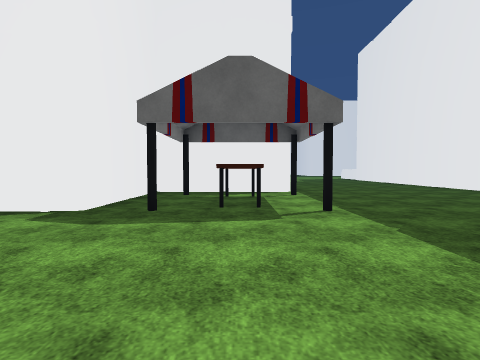
view 1 (above)

19 first-person views from a walk through a scene from a Unity 3-D project. The camera is 1.3 m above the floor, tilts 2° down and sees 80° across. The floor is counted in squares, 2 m on a side. Each view is taken from the middle of a square. On the plan, view 1 faces up. The plan holds only what a view shows up to about 9 squares ahead; the rest is blank. The place goes on beyond the plan. The terrain is drawn as flat ground. The player character is not drawn. Some animated figures are left out. Surface patterns are stand-ins for the level's own textures.

view 2
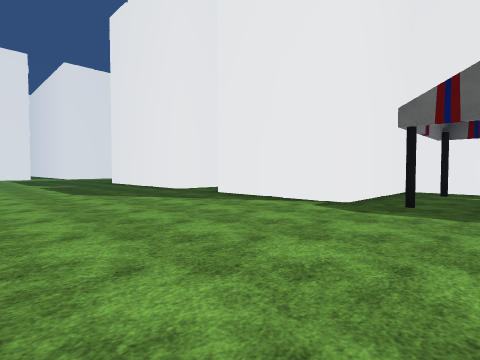

view 3
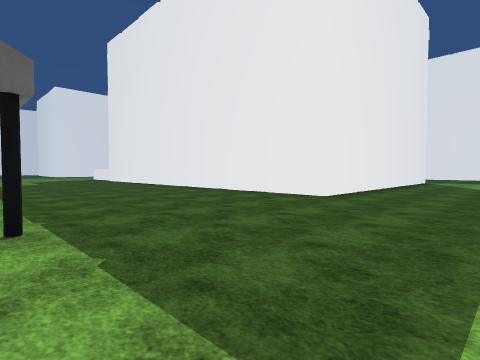

view 4
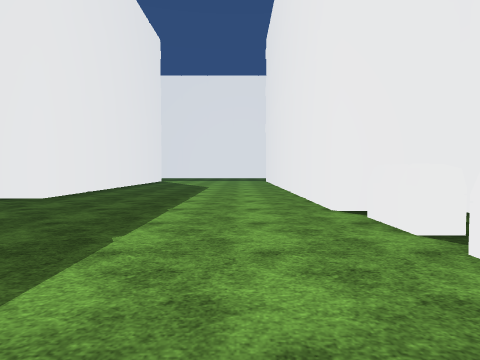

view 5
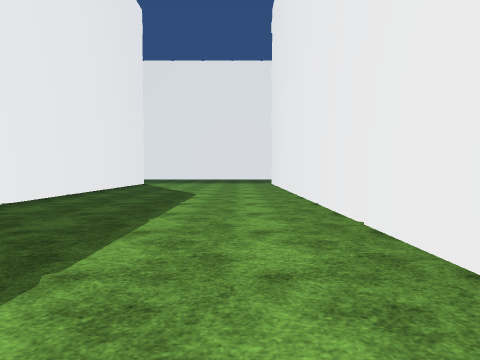

view 6
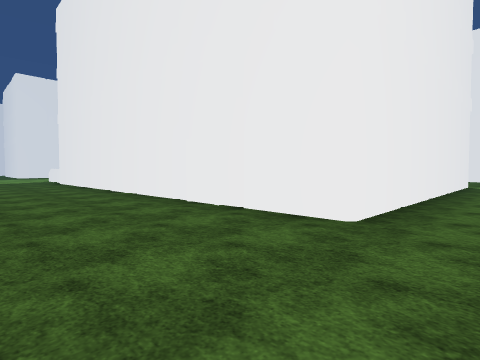

view 7
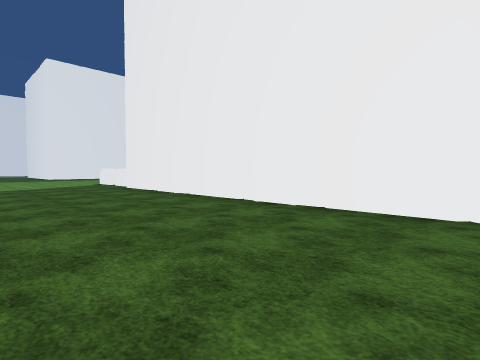

view 8
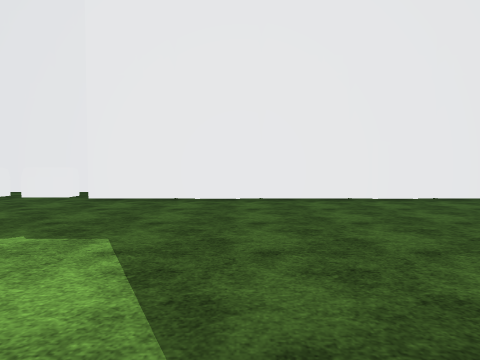

view 9
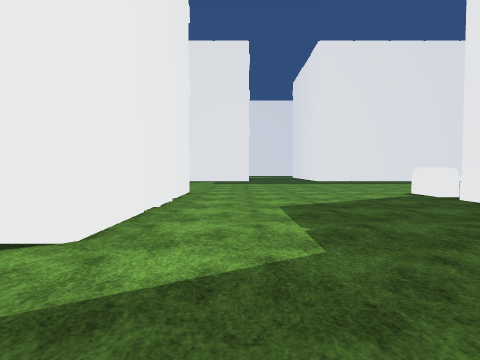

view 10
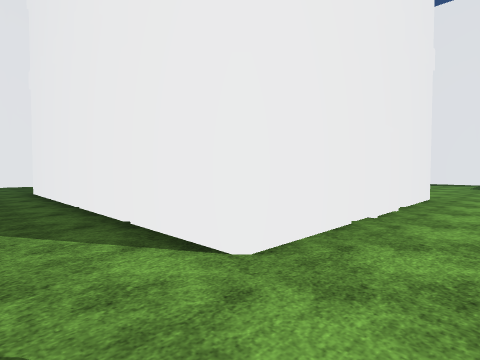

view 11
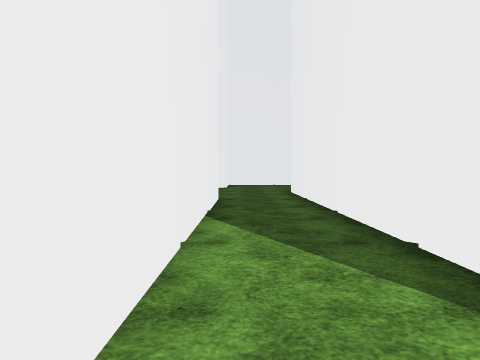

view 12
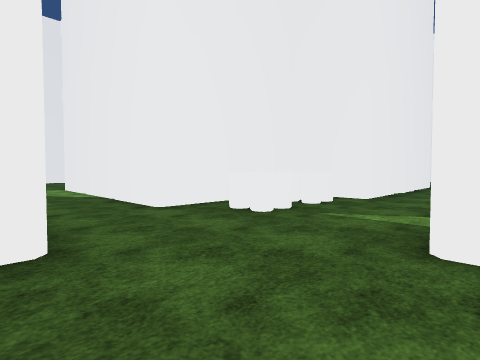

view 13
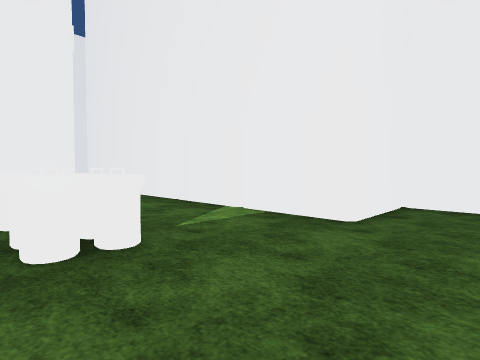

view 14
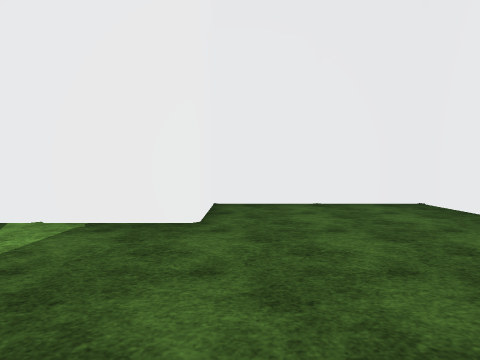

view 15
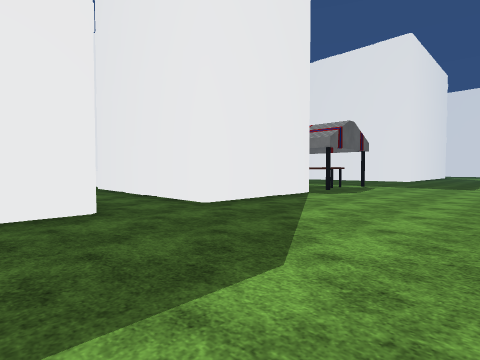

view 16
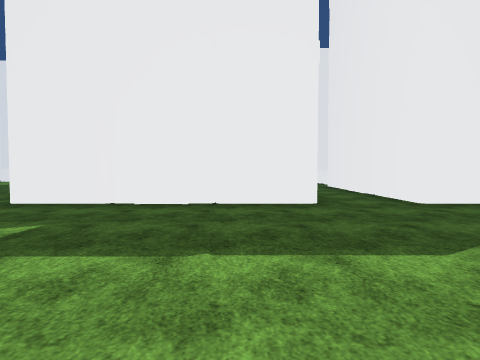

view 17
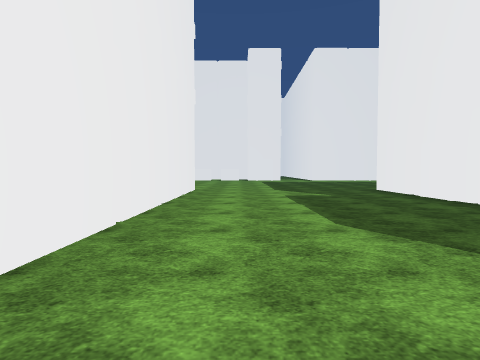

view 18
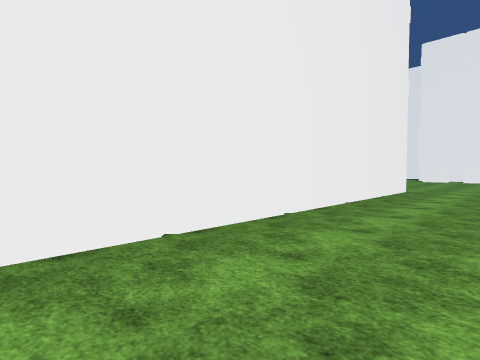

view 19
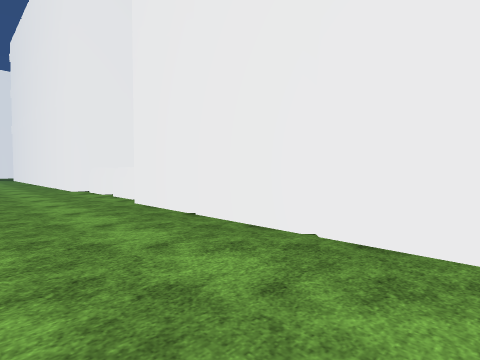

### Floor plan
Points are (right, up) in squares from view 1. A wall is a line through its corners. A room is listed if a view was taken in it or the views show most of it. See-through windows are left out.
Room 1 (views 1, 2, 3, 4, 5, 6, 7, 9, 10, 11, 15, 16, 17, 18, 19)
walls: (1.5, 8.5) (-2.5, 8.5) (-2.5, 4.5) (-6.5, 4.5) (-6.5, 10.5); (-8.5, 4.5) (-14.5, 4.5); (5.5, -3.5) (5.5, -1.5) (13.1, -1.5); (-8.5, 11.5) (-8.5, 6.8); (14.5, 4.5) (7.5, 4.5) (7.5, 18.5); (9.5, 19.5) (9.5, 22.5); (1.5, 22.5) (1.5, 16.5); (-14.5, -1.5) (1.5, -1.5)
ways out: opening at (-7.5, 11.5) to room 2; opening at (1, 15.5) to room 2; opening at (1, 23)
objects: other object (0, 5) to (0, 7); other object (2, -2); other object (3, -2); other object (4, -2) to (5, -2); other object (8, 19) to (8, 20); other object (8, 21); other object (8, 22)
Room 2 (views 8, 12, 13, 14)
walls: (-6.5, 10.5) (-4.5, 10.5) (-4.5, 14.5) (1.5, 14.5); (-9.1, 18.5) (-10.5, 18.5) (-10.5, 14.5) (-8.5, 14.5) (-8.5, 11.5); (1.5, 16.5) (-6.5, 16.5)
ways out: opening at (-7.5, 11.5) to room 1; opening at (1, 15.5) to room 1
objects: other object (-6, 12); other object (-6, 13)

Where each view was taken, in squares from view 1:
view 1: 0 up, 0 right, facing up
view 2: 1 down, 0 right, facing up-left
view 3: 1 up, 1 right, facing up-right
view 4: 0 up, 1 right, facing right
view 5: 0 up, 4 right, facing right
view 6: 3 up, 4 right, facing up-right
view 7: 8 up, 3 right, facing up-right
view 8: 15 up, 1 right, facing right
view 9: 14 up, 3 right, facing up
view 10: 15 up, 3 right, facing up-left
view 11: 15 up, 2 right, facing left
view 12: 17 up, 9 left, facing down-right
view 13: 16 up, 5 left, facing down-left
view 14: 15 up, 5 left, facing left
view 15: 0 up, 10 left, facing up-right
view 16: 1 down, 10 left, facing up
view 17: 0 up, 5 left, facing left
view 18: 1 up, 5 left, facing down-left
view 19: 1 up, 4 left, facing down-right
